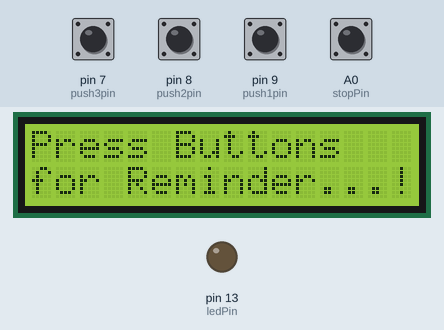
Recording of a sketch running on a simulated Arduino Uno, built with avr-gcc and run on an emulated ATmega328P. Shown: 16×2 character LCD, output pins drawn as LEDs (lit = HIGH). The test bench sets the inputs (shaded band); at power-on: A0 (stopPin), pin 7 (push3pin), pin 8 (push2pin), pin 9 (push1pin) LOW. The local clock reads 2024-03-15 10:24:30 at power-on unless the sketch sets it; EEPROM starts erased; what the sketch prints to the serial monitor is not drawn.

Above: at 2.4 s.
2.5 s: pin 7 (push3pin) pulled HIGH for 0.15 s
At 3.2 s:
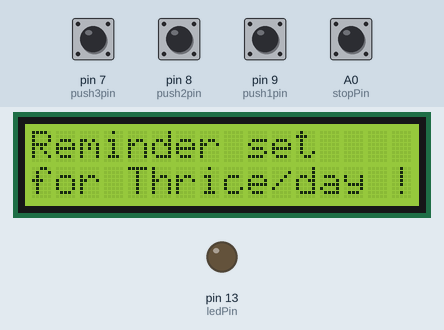
5.6 s: pin 8 (push2pin) pulled HIGH for 0.15 s
At 6.5 s:
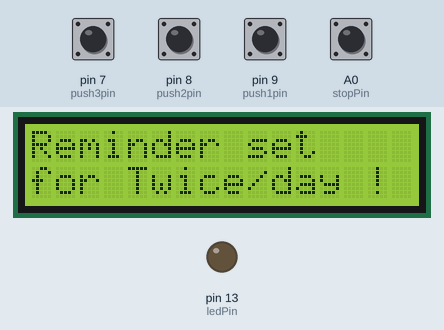
8.3 s: pin 9 (push1pin) pulled HIGH for 0.15 s
At 8.8 s:
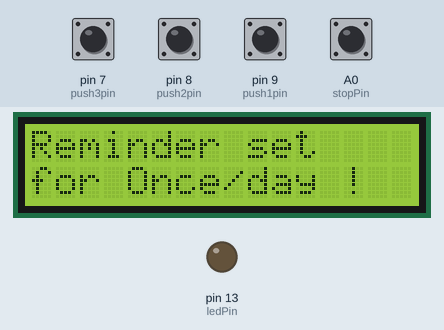
11.0 s: A0 (stopPin) pulled HIGH for 0.15 s
At 13.3 s:
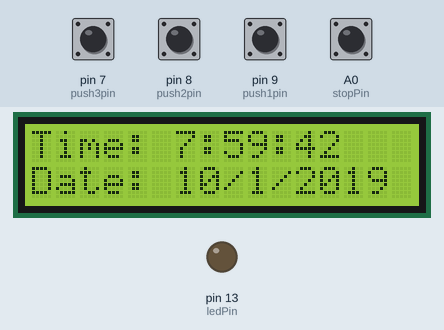
Timing chart, 0 to 14.7 s (numbered marks = the images above; inputs shaded):
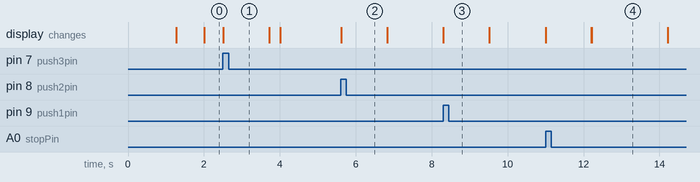

The sketch:

sketch_sep13a.ino
```cpp
//Medicine Reminder using Arduino Uno

// Reminds to take medicine at 8am, 2pm, 8pm

/*  The circuit:

   LCD RS pin to digital pin 12

   LCD Enable pin to digital pin 11

   LCD D4 pin to digital pin 5

   LCD D5 pin to digital pin 4

   LCD D6 pin to digital pin 3

   LCD D7 pin to digital pin 2

   LCD R/W pin to ground

   LCD VSS pin to ground

   LCD VCC pin to 5V

   10K resistor:

   ends to +5V and ground

   wiper to LCD VO pin (pin 3)*/


#include <LiquidCrystal.h>

#include <Wire.h>

#include <RTClib.h>

#include <EEPROM.h>


int pushVal = 0;

int val;

int val2;

int addr = 0;


RTC_DS3231 rtc;


const int rs = 12, en = 11, d4 = 5, d5 = 4, d6 = 3, d7 = 2;                 // lcd pins

LiquidCrystal lcd(rs, en, d4, d5, d6, d7);


#define getWellsoon 0

#define HELP_SCREEN 1

#define TIME_SCREEN 2


//bool pushPressed;                               //flag to keep track of push button state

int pushpressed = 0;

const int ledPin =  LED_BUILTIN;                        // buzzer and led pin

int ledState = LOW;

int Signal = 0;


int buzz = 13;

int push1state, push2state, push3state, stopinState = 0;     //

int push1Flag, push2Flag, Push3Flag = false;              // push button flags

int push1pin = 9;

int push2pin = 8;

int push3pin = 7;

int stopPin = A0;

int screens = 0;              // screen to show

int maxScreen = 2;            // screen count

bool isScreenChanged = true;


long previousMillis = 0;

long interval = 500;                   // buzzing interval

unsigned long currentMillis;


long previousMillisLCD = 0;    // for LCD screen update

long intervalLCD = 2000;          // Screen cycling interval

unsigned long currentMillisLCD;


//   Set Reminder Change Time

int buzz8amHH = 8;          //    HH - hours         ##Set these for reminder time in 24hr Format

int buzz8amMM = 00;          //    MM - Minute

int buzz8amSS = 00;          //    SS - Seconds


int buzz2pmHH = 14;          //    HH - hours

int buzz2pmMM = 00;          //    MM - Minute

int buzz2pmSS = 00;          //    SS - Seconds


int buzz8pmHH = 20;          //    HH - hours

int buzz8pmMM = 00;          //    MM - Minute

int buzz8pmSS = 00;          //    SS - Seconds


int nowHr, nowMin, nowSec;                     // to show current mm,hh,ss


// All messeges

void gwsMessege(){               // print get well soon messege

    lcd.clear();

    lcd.setCursor(0, 0);

    lcd.print("Stay Healthy :)");     // Give some cheers

    lcd.setCursor(0, 1);

    lcd.print("Get Well Soon :)");    // wish

}


void helpScreen() {              // function to display 1st screen in LCD

    lcd.clear();

    lcd.setCursor(0, 0);

    lcd.print("Press Buttons");

    lcd.setCursor(0, 1);

    lcd.print("for Reminder...!");


 }


void timeScreen() {              // function to display Date and time in LCD screen

  DateTime now = rtc.now();             // take rtc time and print in display

    lcd.clear();

    lcd.setCursor(0, 0);

    lcd.print("Time:");

    lcd.setCursor(6, 0);

    lcd.print(nowHr = now.hour(), DEC);

    lcd.print(":");

    lcd.print(nowMin = now.minute(), DEC);

    lcd.print(":");

    lcd.print(nowSec = now.second(), DEC);

    lcd.setCursor(0, 1);

    lcd.print("Date: ");

    lcd.print(now.day(), DEC);

    lcd.print("/");

    lcd.print(now.month(), DEC);

    lcd.print("/");

    lcd.print(now.year(), DEC);

}


void setup() {


  Serial.begin(9600);                      // start serial debugging

  if (! rtc.begin()) {                      // check if rtc is connected

    Serial.println("Couldn't find RTC");

    while (1);

  }

  if (rtc.lostPower()) {

    Serial.println("RTC lost power, lets set the time!");

  }


//    rtc.adjust(DateTime(F(__DATE__), F(__TIME__)));            // uncomment this to set the current time and then comment in next upload when u set the time

  rtc.adjust(DateTime(2019, 1, 10, 7, 59, 30));                // manual time set


  lcd.begin(16, 2);

  lcd.clear();

  lcd.setCursor(0, 0);

  lcd.print("Welcome To");                                      // print a messege at startup

  lcd.setCursor(0, 1);

  lcd.print("Circuit Digest");

  delay(1000);

  pinMode(push1pin, INPUT);                                    // define push button pins type

  pinMode(push2pin, INPUT);

  pinMode(push3pin, INPUT);

  pinMode(stopPin, INPUT);

  pinMode(ledPin, OUTPUT);

  delay(200);

  Serial.println(EEPROM.read(addr));

  val2 = EEPROM.read(addr);                         // read previosuly saved value of push button to start from where it was left previously

  switch (val2) {

    case 1:

      Serial.println("Set for 1/day");

      push1state = 1;

      push2state = 0;

      push3state = 0;

      pushVal = 1;

      break;

    case 2:

      Serial.println("Set for 2/day");

      push1state = 0;

      push2state = 1;

      push3state = 0;

      pushVal = 2;


      break;

    case 3:

      Serial.println("Set for 3/day");

      push1state = 0;

      push2state = 0;

      push3state = 1;

      pushVal = 3;


      break;

  }


}


void loop() {

  push1();                                             //call to set once/day

  push2();                                             //call to set twice/day

  push3();                                             //call to set thrice/day

    if (pushVal == 1) {                                // if push button 1 pressed then remind at 8am

    at8am();                                           //function to start uzzing at 8am

  }

  else if (pushVal == 2) {                             // if push button 2 pressed then remind at 8am and 8pm

    at8am();

    at8pm();                                           //function to start uzzing at 8mm

  }

  else if (pushVal == 3) {                             // if push button 3 pressed then remind at 8am and 8pm

    at8am();

    at2pm();                                            //function to start uzzing at 8mm

    at8pm();

  }


  currentMillisLCD = millis();                         // start millis for LCD screen switching at defined interval of time

  push1state = digitalRead(push1pin);                  // start reading all push button pins

  push2state = digitalRead(push2pin);

  push3state = digitalRead(push3pin);

  stopinState = digitalRead(stopPin);


  stopPins();                                            // call to stop buzzing

  changeScreen();                                        // screen cycle function


}


// push buttons

void push1() {                   // function to set reminder once/day

  if (push1state == 1) {

    push1state = 0;

    push2state = 0;

    push3state = 0;

//    pushPressed = true;

    EEPROM.write(addr, 1);

    Serial.print("Push1 Written : "); Serial.println(EEPROM.read(addr));  // for debugging

    pushVal = 1;                                             //save the state of push button-1

    lcd.clear();

    lcd.setCursor(0, 0);

    lcd.print("Reminder set ");

    lcd.setCursor(0, 1);

    lcd.print("for Once/day !");

    delay(1200);

    lcd.clear();

  }

}


void push2() {                      //function to set reminder twice/day

  if (push2state == 1) {

    push2state = 0;

    push1state = 0;

    push3state = 0;

//    pushPressed = true;

    EEPROM.write(addr, 2);

    Serial.print("Push2 Written : "); Serial.println(EEPROM.read(addr));

    pushVal = 2;

    lcd.clear();

    lcd.setCursor(0, 0);

    lcd.print("Reminder set ");

    lcd.setCursor(0, 1);

    lcd.print("for Twice/day !");

    delay(1200);

    lcd.clear();

  }

}


void push3() {                    //function to set reminder thrice/day

  if (push3state == 1) {

    push3state = 0;

    push1state = 0;

    push2state = 0;

//    pushPressed = true;

    EEPROM.write(addr, 3);

    Serial.print("Push3 Written : "); Serial.println(EEPROM.read(addr));

    pushVal = 3;

    lcd.clear();

    lcd.setCursor(0, 0);

    lcd.print("Reminder set ");

    lcd.setCursor(0, 1);

    lcd.print("for Thrice/day !");

    delay(1200);

    lcd.clear();

  }

}


void stopPins() {                   //function to stop buzzing when user pushes stop push button

  if (stopinState == 1) {

//    stopinState = 0;

//    pushPressed = true;

    pushpressed = 1;

    lcd.clear();

    lcd.setCursor(0, 0);

    lcd.print("Take Medicine  ");

    lcd.setCursor(0, 1);

    lcd.print("with Warm Water");

    delay(1200);

    lcd.clear();

  }

}


void startBuzz() {                    // function to start buzzing when time reaches to defined interval


//  if (pushPressed == false) {

 if (pushpressed == 0) {

    Serial.println("pushpressed is false in blink");

    unsigned long currentMillis = millis();

    if (currentMillis - previousMillis >= interval) {

      previousMillis = currentMillis;         // save the last time you blinked the LED

      Serial.println("Start Buzzing");

      if (ledState == LOW) {                  // if the LED is off turn it on and vice-versa:

        ledState = HIGH;

      }  else {

        ledState = LOW;

      }

      digitalWrite(ledPin, ledState);

    }

  }

  else if (pushpressed == 1) {

    Serial.println("pushpressed is true");

    ledState = LOW;

    digitalWrite(ledPin, ledState);

  }

}


void at8am() {                      // function to start buzzing at 8am

  DateTime now = rtc.now();

  if (int(now.hour()) >= buzz8amHH) {

    if (int(now.minute()) >= buzz8amMM) {

      if (int(now.second()) > buzz8amSS) {

        /////////////////////////////////////////////////////


        startBuzz();

        /////////////////////////////////////////////////////

      }

    }

  }

}


void at2pm() {                          // function to start buzzing at 2pm

  DateTime now = rtc.now();

  if (int(now.hour()) >= buzz2pmHH) {

    if (int(now.minute()) >= buzz2pmMM) {

      if (int(now.second()) > buzz2pmSS) {


        ///////////////////////////////////////////////////

        startBuzz();

        //////////////////////////////////////////////////

      }

    }

  }

}


void at8pm() {                           // function to start buzzing at 8pm

  DateTime now = rtc.now();

  if (int(now.hour()) >= buzz8pmHH) {

    if (int(now.minute()) >= buzz8pmMM) {

      if (int(now.second()) > buzz8pmSS) {


        /////////////////////////////////////////////////////

        startBuzz();

        /////////////////////////////////////////////////////

      }

    }

  }

}


//Screen Cycling

void changeScreen() {                 //function for Screen Cycling

  // Start switching screen every defined intervalLCD

  if (currentMillisLCD - previousMillisLCD > intervalLCD)             // save the last time you changed the display

  {

    previousMillisLCD = currentMillisLCD;

    screens++;

    if (screens > maxScreen) {

      screens = 0;  // all screens over -> start from 1st

    }

    isScreenChanged = true;

  }


  // Start displaying current screen

  if (isScreenChanged)   // only update the screen if the screen is changed.

  {

    isScreenChanged = false; // reset for next iteration

    switch (screens)

    {

      case getWellsoon:

        gwsMessege();                // get well soon message

        break;

      case HELP_SCREEN:

        helpScreen();               // instruction screen

        break;

      case TIME_SCREEN:

        timeScreen();                  // to print date and time

        break;

      default:

        //NOT SET.

        break;

    }

  }

}
```

Measured:
- after the input at 2.5 s, the display: changes at once (image 1)
- after the input at 5.6 s, the display: changes at once (image 2)
- after the input at 8.3 s, the display: changes at once (image 3)
- after the input at 11.0 s, the display: first changes at once (image 4 shows a later state)
